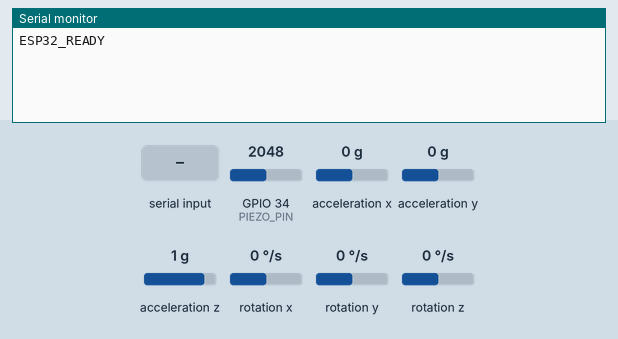
This sketch was run on a simulated ESP32. Parts: the last lines printed to the serial monitor. Wiring (inferred from the names in the program): MPU-6050 motion sensor at I2C address 0x68. The inputs (shaded band) are chosen by the test bench; at power-on: acceleration x 0 g, GPIO 34 (PIEZO_PIN) = 2048, acceleration y 0 g, acceleration z 1 g, rotation x 0 °/s, rotation y 0 °/s, rotation z 0 °/s (analog values on the 0–4095 scale).

Above: at 1.3 s.
1.4 s: "START\n" received over Serial
At 2.2 s:
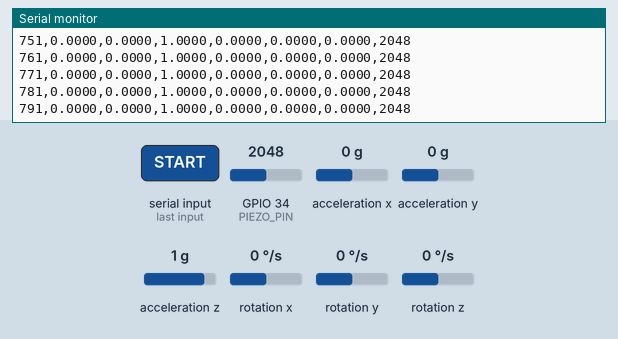
2.9 s: acceleration x set to -1.4 g
At 5.5 s:
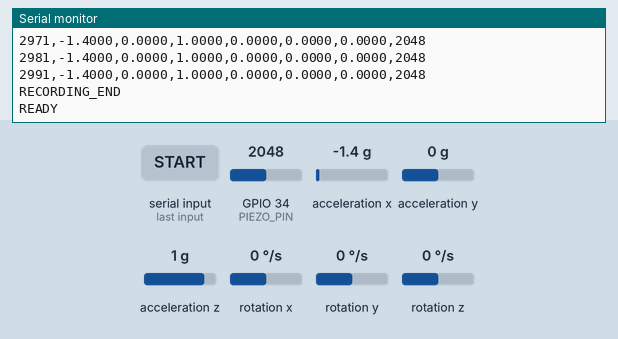
Timing chart, 0 to 7.0 s (numbered marks = the images above; inputs shaded):
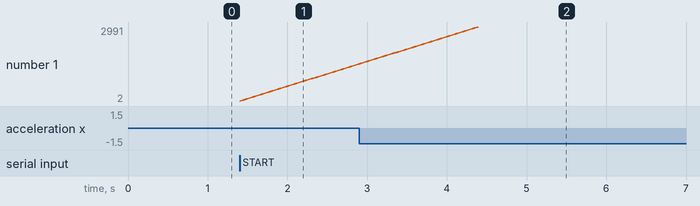

Measured:
- after the input at 1.4 s, the serial monitor: prints a new line at once (image 1)

The sketch:

final_esp32_model.ino
```cpp
#include <Wire.h>

#define MPU_ADDR 0x68
#define SDA_PIN 21
#define SCL_PIN 22
#define PIEZO_PIN 34

const unsigned long SAMPLE_INTERVAL_MS = 10;
const unsigned long RECORDING_TIME_MS = 3000;

// MPU6050 registers
#define PWR_MGMT_1   0x6B
#define ACCEL_XOUT_H 0x3B

void writeMPU(byte reg, byte data) {
  Wire.beginTransmission(MPU_ADDR);
  Wire.write(reg);
  Wire.write(data);
  Wire.endTransmission();
}

int16_t read16() {
  int16_t value = Wire.read() << 8 | Wire.read();
  return value;
}

void readMPU(
  int16_t &ax,
  int16_t &ay,
  int16_t &az,
  int16_t &gx,
  int16_t &gy,
  int16_t &gz
) {
  Wire.beginTransmission(MPU_ADDR);
  Wire.write(ACCEL_XOUT_H);
  Wire.endTransmission(false);

  Wire.requestFrom(MPU_ADDR, 14, true);

  ax = read16();
  ay = read16();
  az = read16();

  // Temperature — ignore
  read16();

  gx = read16();
  gy = read16();
  gz = read16();
}

bool testMPU() {
  Wire.beginTransmission(MPU_ADDR);
  return Wire.endTransmission() == 0;
}

void setup() {
  Serial.begin(115200);

  Wire.begin(SDA_PIN, SCL_PIN);

  // Wake MPU6050 from sleep
  writeMPU(PWR_MGMT_1, 0x00);

  delay(100);

  if (!testMPU()) {
    Serial.println("ERROR: MPU6050 not found at 0x68");
    while (1);
  }

  analogReadResolution(12);

  Serial.println("ESP32_READY");
}

void recordSample() {

  unsigned long startTime = millis();
  unsigned long nextSample = startTime;

  Serial.println("RECORDING_START");
  Serial.println("time,ax,ay,az,gx,gy,gz,piezo");

  while (millis() - startTime < RECORDING_TIME_MS) {

    if (millis() >= nextSample) {

      int16_t axRaw, ayRaw, azRaw;
      int16_t gxRaw, gyRaw, gzRaw;

      readMPU(
        axRaw,
        ayRaw,
        azRaw,
        gxRaw,
        gyRaw,
        gzRaw
      );

      // Convert to the same units used in your dataset
      float ax = axRaw / 16384.0;
      float ay = ayRaw / 16384.0;
      float az = azRaw / 16384.0;

      float gx = gxRaw / 131.0;
      float gy = gyRaw / 131.0;
      float gz = gzRaw / 131.0;

      int piezo = analogRead(PIEZO_PIN);

      unsigned long t = millis() - startTime;

      Serial.print(t);
      Serial.print(",");

      Serial.print(ax, 4);
      Serial.print(",");

      Serial.print(ay, 4);
      Serial.print(",");

      Serial.print(az, 4);
      Serial.print(",");

      Serial.print(gx, 4);
      Serial.print(",");

      Serial.print(gy, 4);
      Serial.print(",");

      Serial.print(gz, 4);
      Serial.print(",");

      Serial.println(piezo);

      nextSample += SAMPLE_INTERVAL_MS;
    }
  }

  Serial.println("RECORDING_END");
  Serial.println("READY");
}

void loop() {

  if (Serial.available()) {

    String command = Serial.readStringUntil('\n');
    command.trim();

    if (command == "START") {
      recordSample();
    }
  }
}
```
